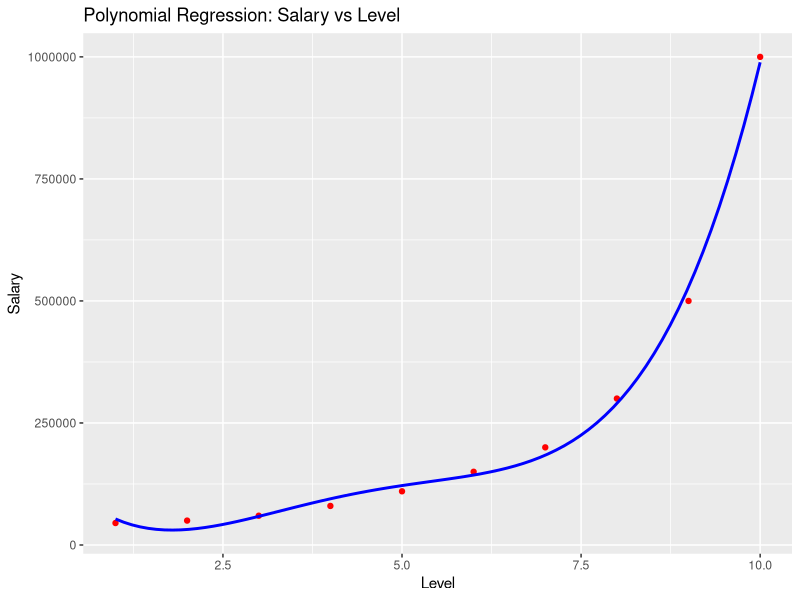

Generate this figure with R:
# Create the dataset
dataset <- data.frame(
  Position = c("Business Analyst", "Junior Consultant", "Senior Consultant", "Manager", "Country Manager",
               "Region Manager", "Partner", "Senior Partner", "C-level", "CEO"),
  Level = 1:10,
  Salary = c(45000, 50000, 60000, 80000, 110000, 150000, 200000, 300000, 500000, 1000000)
)

# View the dataset
print(dataset)

# Fitting Polynomial Regression to the dataset
dataset$Level2 <- dataset$Level^2
dataset$Level3 <- dataset$Level^3
dataset$Level4 <- dataset$Level^4

# Fit the model
poly_model <- lm(Salary ~ Level + Level2 + Level3 + Level4, data = dataset)

# Summary of the model
summary(poly_model)

# Load necessary library for visualization
library(ggplot2)

# Scatter plot of the dataset
ggplot(dataset, aes(x = Level, y = Salary)) +
  geom_point(color = "red") +
  stat_smooth(method = lm, formula = y ~ poly(x, 4), se = FALSE, color = "blue") +
  ggtitle("Polynomial Regression: Salary vs Level") +
  xlab("Level") +
  ylab("Salary")
